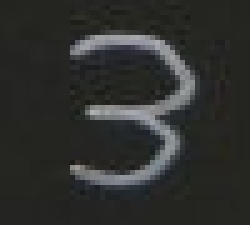
#> input picture code/day06/code/captured_images/roi_20250729_144125.bmp, 50 x 45 px (shown 5 times larger)
$ python 06_number_infer.py
#> lines starting #> are read from the running program, lines starting #| are printed output that depends on the picture; after the words box and inside, x2 and y2 are one past the last pixel; in counts of white or black regions, pixels touching at a corner belong together
import cv2
import numpy as np
import os
from joblib import load
import matplotlib.pyplot as plt
import matplotlib

# 解决matplotlib中文显示问题
plt.rcParams['font.sans-serif'] = ['SimHei', 'Microsoft YaHei', 'DejaVu Sans']
plt.rcParams['axes.unicode_minus'] = False

def load_and_process_image(image_path, target_size=(28, 28)):
    """
    加载图像并处理为指定尺寸的灰度图像

    Args:
        image_path: 图像文件路径
        target_size: 目标尺寸 (width, height)

    Returns:
        numpy.ndarray: 处理后的灰度图像数组
    """
#> called with image_path = 'captured_images/roi_20250729_144125.bmp', target_size = (28, 28)
    print(f"=== 图像预处理 ===")
    print(f"目标图像: {image_path}")
    print(f"目标尺寸: {target_size[0]}x{target_size[1]} 像素")
    print()

    # 检查文件是否存在
    if not os.path.exists(image_path):
        print(f"错误：文件不存在 - {image_path}")
        return None

    try:
        # 读取图像
        print("正在读取图像...")
        image = cv2.imread(image_path)
#> image is the input picture: shape (45, 50, 3); mean B, G, R 45.6, 47.8, 46.6

        if image is None:
            print(f"错误：无法读取图像文件 - {image_path}")
            print("请检查文件格式是否正确")
            return None

        print(f"原始图像尺寸: {image.shape[1]}x{image.shape[0]} 像素")
#| 原始图像尺寸: 50x45 像素

        # 转换为灰度图像
        print("转换为灰度图像...")
        gray_image = cv2.cvtColor(image, cv2.COLOR_BGR2GRAY)
        print(f"灰度图像尺寸: {gray_image.shape[1]}x{gray_image.shape[0]} 像素")
#| 灰度图像尺寸: 50x45 像素

        # 缩放到目标尺寸
        print(f"缩放图像到 {target_size[0]}x{target_size[1]} 像素...")
        resized_image = cv2.resize(gray_image, target_size, interpolation=cv2.INTER_AREA)
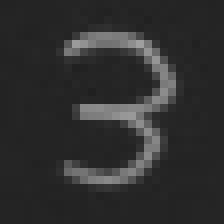
#> resized_image: shape (28, 28) (shown 8 times larger); min 32, max 159, mean 47.2

        print(f"缩放后图像尺寸: {resized_image.shape[1]}x{resized_image.shape[0]} 像素")
#| 缩放后图像尺寸: 28x28 像素
        print(f"缩放后像素值范围: {resized_image.min()} - {resized_image.max()}")
#| 缩放后像素值范围: 32 - 159

        return resized_image

    except Exception as e:
        print(f"处理图像时发生错误: {e}")
        return None

def enhance_contrast_filter(image_array, black_threshold=40, white_threshold=100):
    """
    对比度增强滤波算法

    Args:
        image_array: 输入图像数组
        black_threshold: 黑色阈值，低于此值的像素设为0
        white_threshold: 白色阈值，高于此值的像素按比例放大

    Returns:
        numpy.ndarray: 处理后的图像数组
    """
#> called with black_threshold = 40, white_threshold = 100
    if image_array is None:
        return None

    # 创建输出数组的副本
    filtered_array = image_array.copy().astype(np.float32)

    print(f"\n=== 对比度增强滤波 ===")
    print(f"黑色阈值: {black_threshold} (低于此值设为0)")
    print(f"白色阈值: {white_threshold} (高于此值按比例放大)")

    # 1. 将低于黑色阈值的像素设为0
    filtered_array[filtered_array <= black_threshold] = 0
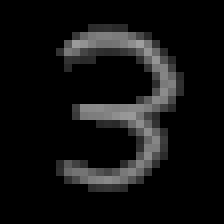
#> filtered_array: shape (28, 28) float32 (shown 8 times larger); min 0, max 159, mean 18

    # 2. 对高于白色阈值的像素进行比例放大
    white_mask = image_array >= white_threshold
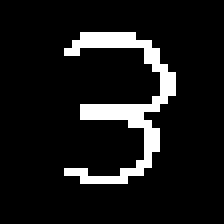
#> white_mask: shape (28, 28) bool (shown 8 times larger); 9.6% white in thin lines or dots, all inside (x1, y1, x2, y2) = (8, 4, 22, 23)
    if np.any(white_mask):
        max_original = image_array[white_mask].max()
#> max_original = 159
        if max_original > white_threshold:
            scale_factor = (255 - white_threshold) / (max_original - white_threshold)
#> scale_factor = 2.63
            enhanced_scale = min(scale_factor * 1.2, (255 - white_threshold) / (max_original - white_threshold))
#> enhanced_scale = 2.63
            filtered_array[white_mask] = white_threshold + (filtered_array[white_mask] - white_threshold) * enhanced_scale
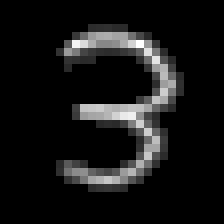
#> filtered_array: shape (28, 28) float32 (shown 8 times larger); 9.57% of pixels changed, all inside (x1, y1, x2, y2) = (8, 4, 22, 23)

    # 3. 中间值应用S曲线增强对比度
    middle_mask = (image_array > black_threshold) & (image_array < white_threshold)
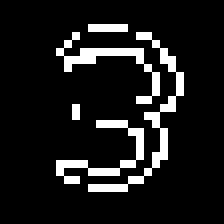
#> middle_mask: shape (28, 28) bool (shown 8 times larger); 10.5% white in thin lines or dots, all inside (x1, y1, x2, y2) = (7, 3, 23, 24)
    if np.any(middle_mask):
        middle_values = filtered_array[middle_mask]
#> middle_values = 82 values, max 99 at index 68, min 41 at index 7, mean 57.82
        normalized = (middle_values - black_threshold) / (white_threshold - black_threshold)
#> normalized = 82 values, max 0.983 at index 68, min 0.0167 at index 7, mean 0.297
        enhanced = 0.5 * (1 + np.tanh(4 * (normalized - 0.5)))
#> enhanced = 82 values, max 0.98 at index 68, min 0.0205 at index 7, mean 0.266
        filtered_array[middle_mask] = black_threshold + enhanced * (white_threshold - black_threshold)
#> filtered_array: shape (28, 28) float32; 10.33% of pixels changed, all inside (x1, y1, x2, y2) = (7, 3, 23, 24)

    # 确保所有值都在0-255范围内
    filtered_array = np.clip(filtered_array, 0, 255)
    filtered_array = filtered_array.astype(np.uint8)

    print(f"滤波完成，像素值范围: {filtered_array.min()} - {filtered_array.max()}")
#| 滤波完成，像素值范围: 0 - 255

    return filtered_array

def load_trained_model(model_path="mnist/mnist_mlp_model.joblib"):
    """
    加载训练好的MLP模型

    Args:
        model_path: 模型文件路径

    Returns:
        MLPClassifier: 加载的模型
    """
    print(f"\n=== 加载训练好的模型 ===")
    print(f"模型路径: {model_path}")

    if not os.path.exists(model_path):
        print(f"错误：模型文件不存在 - {model_path}")
        return None

    try:
        model = load(model_path)
        print(f"模型加载成功！")
        print(f"模型类型: {type(model).__name__}")
        print(f"隐藏层结构: {model.hidden_layer_sizes}")
        print(f"输入特征数: {model.n_features_in_}")
        print(f"输出类别数: {model.n_outputs_}")
        return model
    except Exception as e:
        print(f"加载模型时发生错误: {e}")
        return None

# [135 lines left out: functions preprocess_for_prediction, predict_digit, visualize_prediction_result, not called in this run]

def main():
    """
    主函数 - 完整的手写数字识别推理流程
    """
    print("=== 手写数字识别推理程序 ===")
    print("本程序将加载图像，预处理后使用训练好的模型进行数字识别")
    print()

    # 1. 设置图像路径
    image_path = "captured_images/roi_20250729_144125.bmp"
    alternative_path = "mnist/roi_20250729_144125.bmp"

    # 检查图像文件
    if os.path.exists(image_path):
        target_path = image_path
    elif os.path.exists(alternative_path):
        target_path = alternative_path
    else:
        print("错误：找不到图像文件！")
        print(f"已检查路径:")
        print(f"  - {image_path}")
        print(f"  - {alternative_path}")
        return

    # 2. 加载和预处理图像
    processed_image = load_and_process_image(target_path, (28, 28))
    if processed_image is None:
        print("图像预处理失败！")
        return

    # 3. 应用对比度增强滤波（可选）
    filtered_image = enhance_contrast_filter(processed_image, black_threshold=40, white_threshold=100)

    # 选择使用滤波后的图像还是原始处理图像进行预测
    prediction_image = filtered_image if filtered_image is not None else processed_image

    # 4. 加载训练好的模型
    model = load_trained_model("mnist/mnist_mlp_model.joblib")
    if model is None:
        print("模型加载失败！")
        return

    # 5. 预处理图像数据用于预测
    feature_vector = preprocess_for_prediction(prediction_image)
    if feature_vector is None:
        print("预测数据预处理失败！")
        return

    # 6. 进行预测
    predicted_digit, confidence = predict_digit(model, feature_vector)
    if predicted_digit is None:
        print("预测失败！")
        return

    # 7. 显示结果
    print(f"\n=== 最终预测结果 ===")
    print(f"识别的数字: {predicted_digit}")
    print(f"置信度: {confidence[predicted_digit]*100:.2f}%")

    # 8. 可视化结果
    try:
        original_image = cv2.imread(target_path, cv2.IMREAD_GRAYSCALE)
        visualize_prediction_result(original_image, processed_image, filtered_image,
                                  predicted_digit, confidence)
    except Exception as e:
        print(f"可视化时发生错误: {e}")

    print("\n推理完成！")
    print("提示: 关闭matplotlib窗口以结束程序")

if __name__ == "__main__":
    main()
